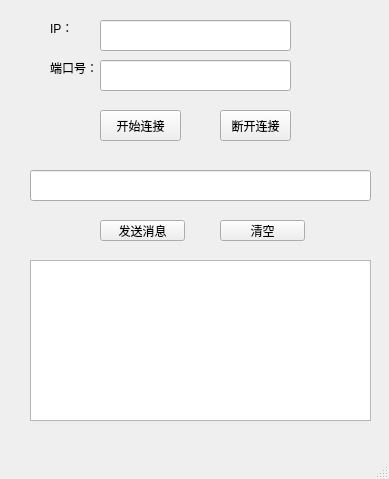
<?xml version="1.0" encoding="UTF-8"?>
<ui version="4.0">
 <class>QTcpClient</class>
 <widget class="QMainWindow" name="QTcpClient">
  <property name="geometry">
   <rect>
    <x>0</x>
    <y>0</y>
    <width>389</width>
    <height>479</height>
   </rect>
  </property>
  <property name="windowTitle">
   <string>QTcpClient</string>
  </property>
  <widget class="QWidget" name="centralwidget">
   <widget class="QLineEdit" name="ip">
    <property name="geometry">
     <rect>
      <x>100</x>
      <y>20</y>
      <width>191</width>
      <height>31</height>
     </rect>
    </property>
   </widget>
   <widget class="QLineEdit" name="port">
    <property name="geometry">
     <rect>
      <x>100</x>
      <y>60</y>
      <width>191</width>
      <height>31</height>
     </rect>
    </property>
   </widget>
   <widget class="QLabel" name="label">
    <property name="geometry">
     <rect>
      <x>50</x>
      <y>20</y>
      <width>53</width>
      <height>15</height>
     </rect>
    </property>
    <property name="text">
     <string>IP：</string>
    </property>
   </widget>
   <widget class="QLabel" name="label_2">
    <property name="geometry">
     <rect>
      <x>50</x>
      <y>60</y>
      <width>53</width>
      <height>15</height>
     </rect>
    </property>
    <property name="text">
     <string>端口号：</string>
    </property>
   </widget>
   <widget class="QPushButton" name="startBtn">
    <property name="geometry">
     <rect>
      <x>100</x>
      <y>110</y>
      <width>81</width>
      <height>31</height>
     </rect>
    </property>
    <property name="text">
     <string>开始连接</string>
    </property>
   </widget>
   <widget class="QPushButton" name="overBtn">
    <property name="geometry">
     <rect>
      <x>220</x>
      <y>110</y>
      <width>71</width>
      <height>31</height>
     </rect>
    </property>
    <property name="text">
     <string>断开连接</string>
    </property>
   </widget>
   <widget class="QLineEdit" name="msgLineEdi">
    <property name="geometry">
     <rect>
      <x>30</x>
      <y>170</y>
      <width>341</width>
      <height>31</height>
     </rect>
    </property>
   </widget>
   <widget class="QPushButton" name="sendMsgBtn">
    <property name="geometry">
     <rect>
      <x>100</x>
      <y>220</y>
      <width>85</width>
      <height>21</height>
     </rect>
    </property>
    <property name="text">
     <string>发送消息</string>
    </property>
   </widget>
   <widget class="QPushButton" name="clearBtn">
    <property name="geometry">
     <rect>
      <x>220</x>
      <y>220</y>
      <width>85</width>
      <height>21</height>
     </rect>
    </property>
    <property name="text">
     <string>清空</string>
    </property>
   </widget>
   <widget class="QTextEdit" name="hisTextEdit">
    <property name="geometry">
     <rect>
      <x>30</x>
      <y>260</y>
      <width>341</width>
      <height>161</height>
     </rect>
    </property>
   </widget>
  </widget>
  <widget class="QMenuBar" name="menubar">
   <property name="geometry">
    <rect>
     <x>0</x>
     <y>0</y>
     <width>389</width>
     <height>22</height>
    </rect>
   </property>
  </widget>
  <widget class="QStatusBar" name="statusbar"/>
 </widget>
 <resources/>
 <connections/>
</ui>
